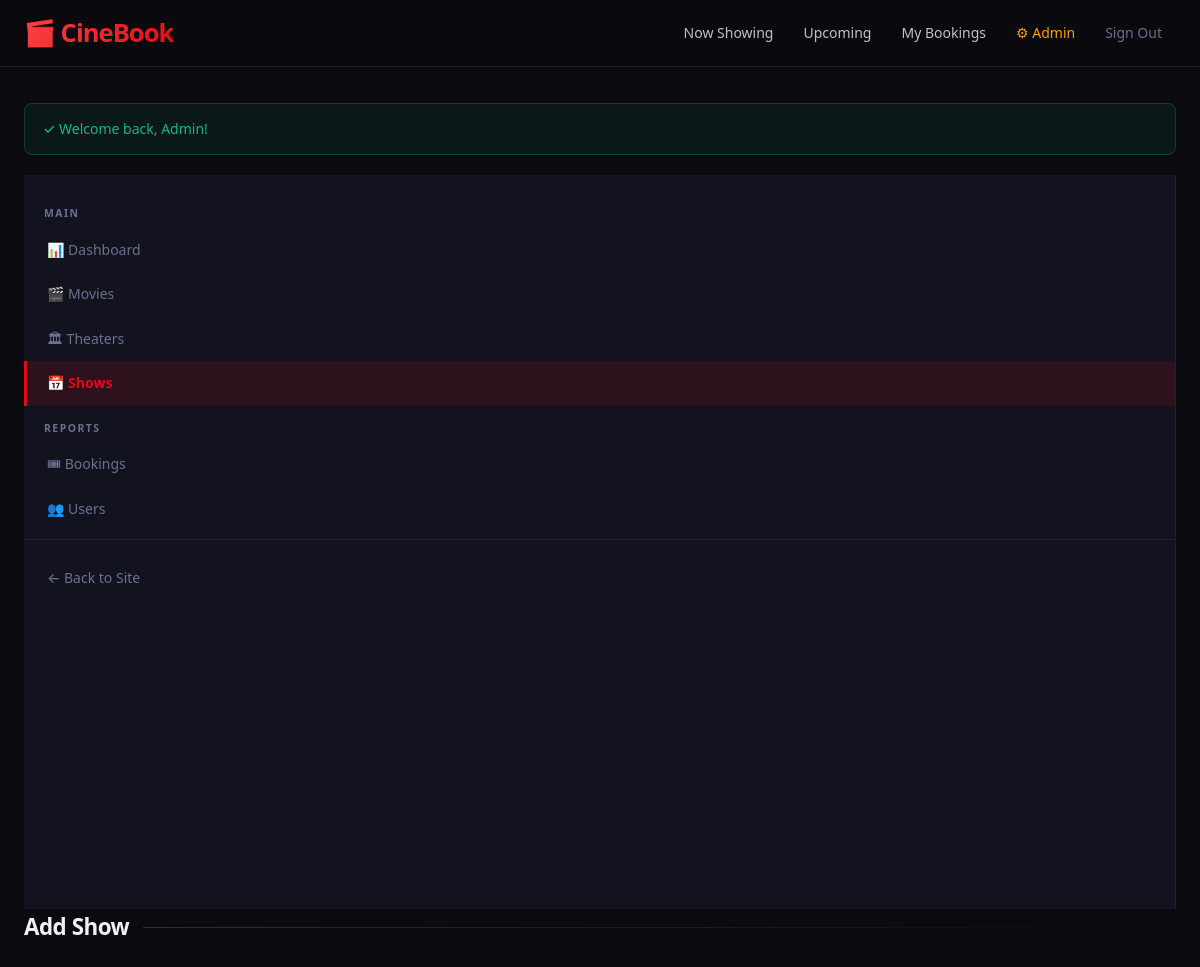
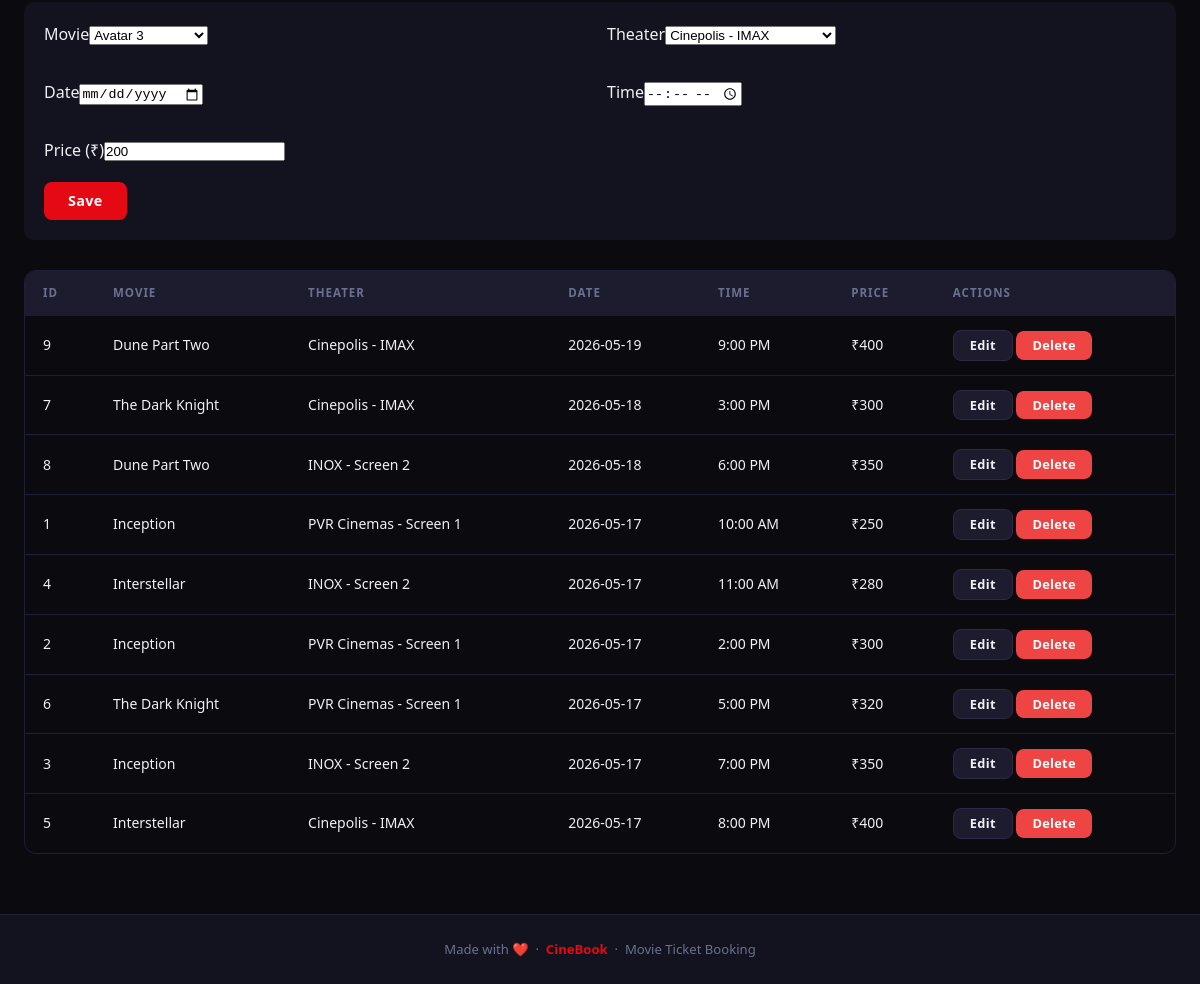
The page /admin/shows.php (signed in) on the database its author committed (2 pictures, top to bottom).
### tables this page shows
CREATE TABLE IF NOT EXISTS shows (
  id INT AUTO_INCREMENT PRIMARY KEY,
  movie_id INT NOT NULL,
  theater_id INT NOT NULL,
  show_date DATE NOT NULL,
  show_time TIME NOT NULL,
  price DECIMAL(10,2) NOT NULL DEFAULT 200,
  FOREIGN KEY (movie_id) REFERENCES movies(id) ON DELETE CASCADE,
  FOREIGN KEY (theater_id) REFERENCES theaters(id) ON DELETE CASCADE
);

CREATE TABLE IF NOT EXISTS movies (
  id INT AUTO_INCREMENT PRIMARY KEY,
  title VARCHAR(200) NOT NULL,
  description TEXT,
  genre VARCHAR(100),
  language VARCHAR(50),
  duration INT,
  rating DECIMAL(3,1) DEFAULT 0,
  poster VARCHAR(255),
  trailer_url VARCHAR(255),
  release_date DATE,
  status ENUM('now_showing','upcoming') DEFAULT 'now_showing',
  created_at TIMESTAMP DEFAULT CURRENT_TIMESTAMP
);

CREATE TABLE IF NOT EXISTS theaters (
  id INT AUTO_INCREMENT PRIMARY KEY,
  name VARCHAR(150) NOT NULL,
  location VARCHAR(200),
  total_seats INT DEFAULT 60
);

### admin/shows.php (the view, shortened to what this page needs)
<?php
require_once __DIR__ . '/../includes/functions.php';
$edit = null;
$movies = $conn->query("SELECT id,title FROM movies ORDER BY title")->fetch_all(MYSQLI_ASSOC);
$theaters = $conn->query("SELECT id,name FROM theaters ORDER BY name")->fetch_all(MYSQLI_ASSOC);
$shows = $conn->query("SELECT s.*, m.title, t.name AS tname FROM shows s JOIN movies m ON s.movie_id=m.id JOIN theaters t ON s.theater_id=t.id ORDER BY s.show_date DESC, s.show_time")->fetch_all(MYSQLI_ASSOC);
$pageTitle = 'Shows'; require_once __DIR__ . '/../includes/header.php';
?>
<div class="admin-layout">
  <?php require __DIR__ . '/sidebar.php'; ?>
  <div>
    <h2 class="section-title"><?= $edit?'Edit':'Add' ?> Show</h2>
    <form method="post" style="background:var(--surface); padding:20px; border-radius:10px; margin-bottom:30px;">
      <div style="display:grid; grid-template-columns:1fr 1fr; gap:14px;">
        <div class="form-group"><label>Movie</label><select name="movie_id" required>
          <?php foreach ($movies as $m): ?><option value="<?= $m['id'] ?>" <?= ($edit['movie_id']??0)==$m['id']?'selected':'' ?>><?= e($m['title']) ?></option><?php endforeach; ?>
        </select></div>
        <div class="form-group"><label>Theater</label><select name="theater_id" required>
          <?php foreach ($theaters as $t): ?><option value="<?= $t['id'] ?>" <?= ($edit['theater_id']??0)==$t['id']?'selected':'' ?>><?= e($t['name']) ?></option><?php endforeach; ?>
        </select></div>
        <div class="form-group"><label>Date</label><input type="date" name="show_date" required value="<?= e($edit['show_date']??'') ?>"></div>
        <div class="form-group"><label>Time</label><input type="time" name="show_time" required value="<?= e($edit['show_time']??'') ?>"></div>
        <div class="form-group"><label>Price (₹)</label><input type="number" step="0.01" name="price" required value="<?= e($edit['price']??200) ?>"></div>
      </div>
      <button class="btn">Save</button>
    </form>
    <div class="table-wrap"><table>
      <thead><tr><th>ID</th><th>Movie</th><th>Theater</th><th>Date</th><th>Time</th><th>Price</th><th>Actions</th></tr></thead>
      <tbody>
      <?php foreach ($shows as $s): ?>
        <tr><td><?= $s['id'] ?></td><td><?= e($s['title']) ?></td><td><?= e($s['tname']) ?></td>
        <td><?= $s['show_date'] ?></td><td><?= date('g:i A', strtotime($s['show_time'])) ?></td><td>₹<?= number_format($s['price']) ?></td>
        <td><a href="?edit=<?= $s['id'] ?>" class="btn btn-sm btn-secondary">Edit</a>
        <a href="?delete=<?= $s['id'] ?>" class="btn btn-sm btn-danger" onclick="return confirm('Delete?')">Delete</a></td></tr>
      <?php endforeach; ?>
      </tbody></table></div>
  </div>
</div>
<?php require_once __DIR__ . '/../includes/footer.php'; ?>

### assets/css/style.css (style rules this page uses)
*, *::before, *::after { margin: 0; padding: 0; box-sizing: border-box; }
:root { --bg: #0a0a0f; --surface: #13131f; --surface-2: #1c1c2e; --surface-3: #252540; --primary: #e50914; --primary-h: #ff2430; --primary-dim: rgba(229,9,20,0.12); --primary-glow:rgba(229,9,20,0.35); --text: #f0f0f5; --text-2: #c0c0d0; --muted: #6b7090; --border: #1e1e35; --border-2: #2a2a45; --success: #10b981; --danger: #ef4444; --warning: #f59e0b; --info: #6366f1; --gold: #fbbf24; --radius: 12px; --radius-sm: 8px; --shadow: 0 8px 32px rgba(0,0,0,0.5); --shadow-lg: 0 20px 60px rgba(0,0,0,0.6); --transition: 0.2s cubic-bezier(0.4,0,0.2,1); }
html { scroll-behavior: smooth; }
body { font-family: 'Segoe UI', system-ui, -apple-system, sans-serif; background: var(--bg); color: var(--text); min-height: 100vh; display: flex; flex-direction: column; line-height: 1.6; -webkit-font-smoothing: antialiased; }
a { color: inherit; text-decoration: none; }
button { font-family: inherit; }
.section-title { font-size: 1.4rem; font-weight: 800; margin-bottom: 24px; display: flex; align-items: center; gap: 14px; letter-spacing: -0.5px; }
.section-title::after { content: ''; flex: 1; height: 1px; background: linear-gradient(90deg, var(--border-2), transparent); }
.form-group { margin-bottom: 18px; }
.btn { display: inline-flex; align-items: center; justify-content: center; gap: 8px; padding: 12px 24px; background: var(--primary); color: #fff; border: none; border-radius: var(--radius-sm); cursor: pointer; font-size: 0.9rem; font-weight: 700; letter-spacing: 0.3px; transition: all var(--transition); line-height: 1; font-family: inherit; white-space: nowrap; }
.btn-sm { padding: 8px 16px; font-size: 0.8rem; }
.btn-secondary { background: var(--surface-2); color: var(--text); border: 1px solid var(--border-2); }
.btn-danger { background: var(--danger); }
.table-wrap { overflow-x: auto; border-radius: var(--radius); border: 1px solid var(--border); }
table { width: 100%; border-collapse: collapse; font-size: 0.875rem; }
thead th { background: var(--surface-2); padding: 13px 18px; text-align: left; font-size: 0.72rem; text-transform: uppercase; letter-spacing: 1px; color: var(--muted); font-weight: 700; white-space: nowrap; }
tbody td { padding: 14px 18px; border-bottom: 1px solid var(--border); vertical-align: middle; }
tbody tr:last-child td { border-bottom: none; }

### rows shown on the page
shows: id "9", movie.title "Dune Part Two", theater.name "Cinepolis - IMAX", show_date "2026-05-19", show_time "9:00 PM", price "400"
shows: id "7", movie.title "The Dark Knight", theater.name "Cinepolis - IMAX", show_date "2026-05-18", show_time "3:00 PM", price "300"
shows: id "8", movie.title "Dune Part Two", theater.name "INOX - Screen 2", show_date "2026-05-18", show_time "6:00 PM", price "350"
shows: id "1", movie.title "Inception", theater.name "PVR Cinemas - Screen 1", show_date "2026-05-17", show_time "10:00 AM", price "250"
shows: id "4", movie.title "Interstellar", theater.name "INOX - Screen 2", show_date "2026-05-17", show_time "11:00 AM", price "280"
shows: id "2", movie.title "Inception", theater.name "PVR Cinemas - Screen 1", show_date "2026-05-17", show_time "2:00 PM", price "300"
shows: id "6", movie.title "The Dark Knight", theater.name "PVR Cinemas - Screen 1", show_date "2026-05-17", show_time "5:00 PM", price "320"
shows: id "3", movie.title "Inception", theater.name "INOX - Screen 2", show_date "2026-05-17", show_time "7:00 PM", price "350"
shows: id "5", movie.title "Interstellar", theater.name "Cinepolis - IMAX", show_date "2026-05-17", show_time "8:00 PM", price "400"

### other values the page prints
SITE_NAME "CineBook"
$icon "✓"
$f['msg'] "Welcome back, Admin!"
form field movie_id "Avatar 3"
form field theater_id "Cinepolis - IMAX"
